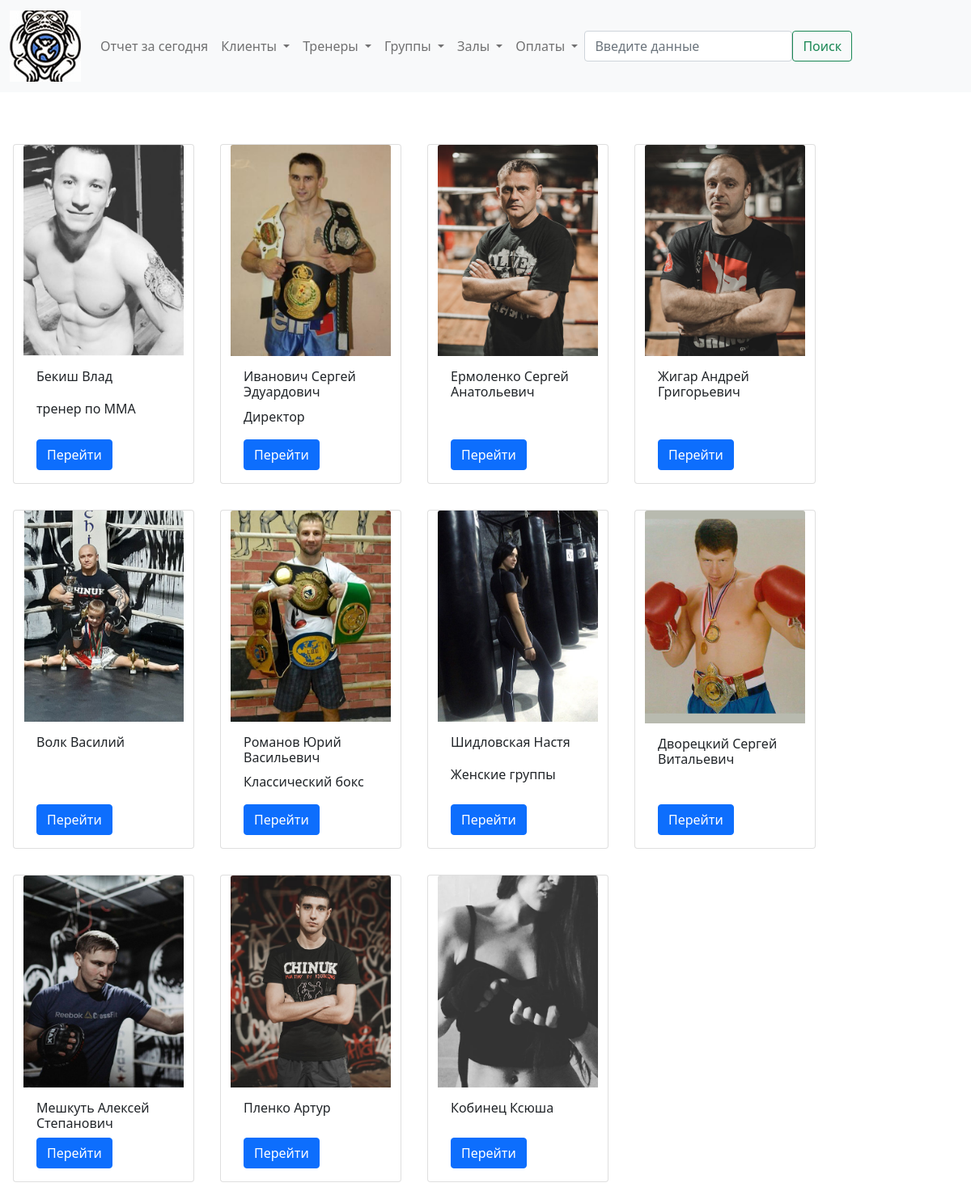
/show/trener, run on the app's committed database.
### billing/models.py (models this page shows, shortened)
class Trener(models.Model):
    name = models.CharField(max_length=50, verbose_name = 'Имя')
    tel_number = models.CharField(max_length=20, verbose_name = 'Номер телефона', null=True, blank=True)
    info = models.TextField(blank=True, null=False, verbose_name = 'Дополнительная информация')
    photo = models.ImageField(verbose_name='Фото', upload_to='billing/media/treners', height_field=None, width_field=None, null=True, blank=True)
    class Meta:
        verbose_name = 'Тренер'
        verbose_name_plural = 'Тренеры'

### billing/views.py (the view)
# urls.py: path('show/<slug:obj>', views.show_objects, name='show_objects'),
def show_objects(request, obj):
    inst = obj_values[obj].objects.all()
    paginator = Paginator(inst, 20)
    page_number = request.GET.get('page')
    page_obj = paginator.get_page(page_number)
    show_obj_link = f'{obj}s' if obj != 'address' else f'{obj}es'
    return render(request, f'billing/show/{show_obj_link}.html', {
        f'{show_obj_link}' : inst,
        'page_obj' : page_obj,
    })

### ChinukMaster/templates/billing/show/treners.html (shortened to what this page needs)
{% extends 'billing/base.html' %}
{% block content %}
    <div class="row row-cols-3">
        {% for trener in treners %}
            <div class="col card m-3" style="width: 14rem;">
                {% if trener.photo %}
                    <img src="{{trener.photo.url}}" class="card-img-top" alt="...">
                {% endif %}
                <div class="card-body d-flex flex-column justify-content-between align-items-start">
                    <h6 class="card-title">{{trener.name}}</h6>
                    {% if trener.info %}
                        <p class="card-text">{{trener.info}}</p>
                    {% endif %}
                    <a href="{% url 'detail_object' obj='trener' id=trener.id %}" class="btn btn-primary">Перейти</a>
                </div>
            </div>
        {% endfor %}
    </div>
{% endblock %}

### data on the page
Trener: photo (picture), name "Бекиш Влад", info "тренер по ММА"
Trener: photo (picture), name "Иванович Сергей Эдуардович", info "Директор"
Trener: photo (picture), name "Ермоленко Сергей Анатольевич"
Trener: photo (picture), name "Жигар Андрей Григорьевич"
Trener: photo (picture), name "Волк Василий"
Trener: photo (picture), name "Романов Юрий Васильевич", info "Классический бокс"
Trener: photo (picture), name "Шидловская Настя", info "Женские группы"
Trener: photo (picture), name "Дворецкий Сергей Витальевич"
Trener: photo (picture), name "Мешкуть Алексей Степанович"
Trener: photo (picture), name "Пленко Артур"
Trener: photo (picture), name "Кобинец Ксюша"
